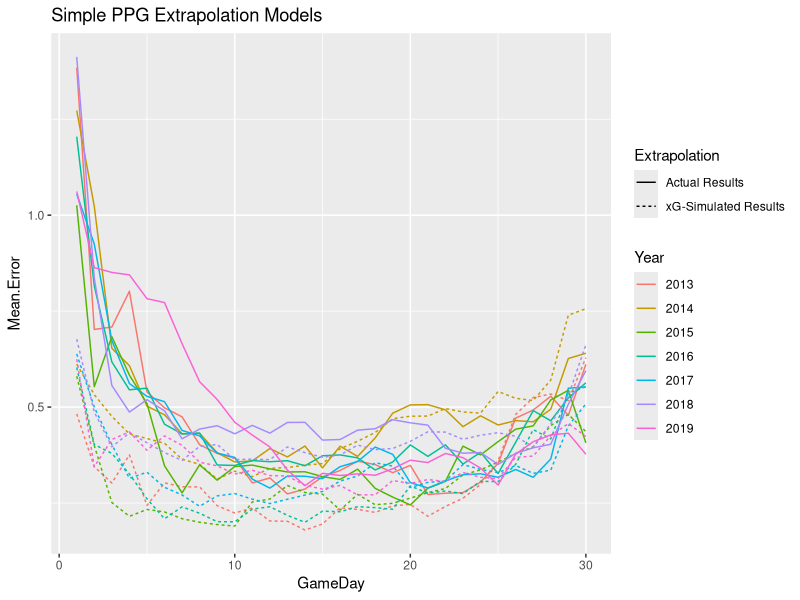
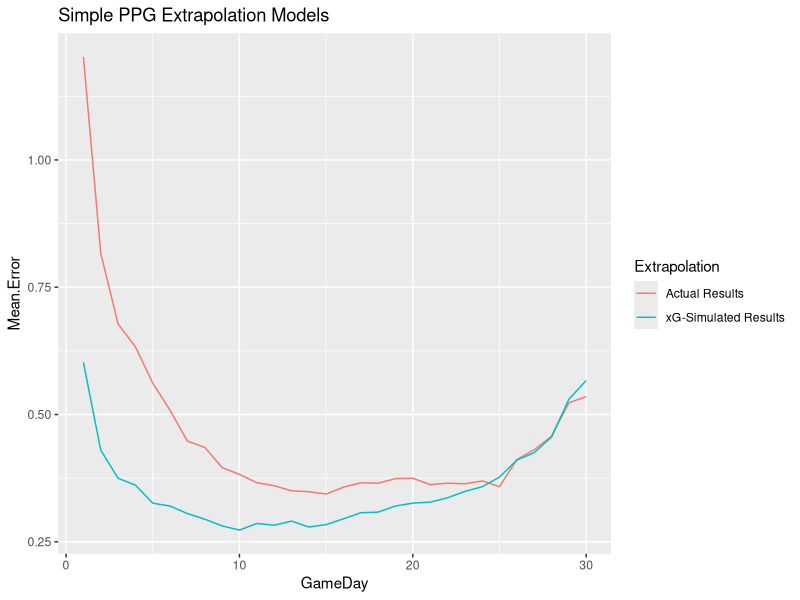
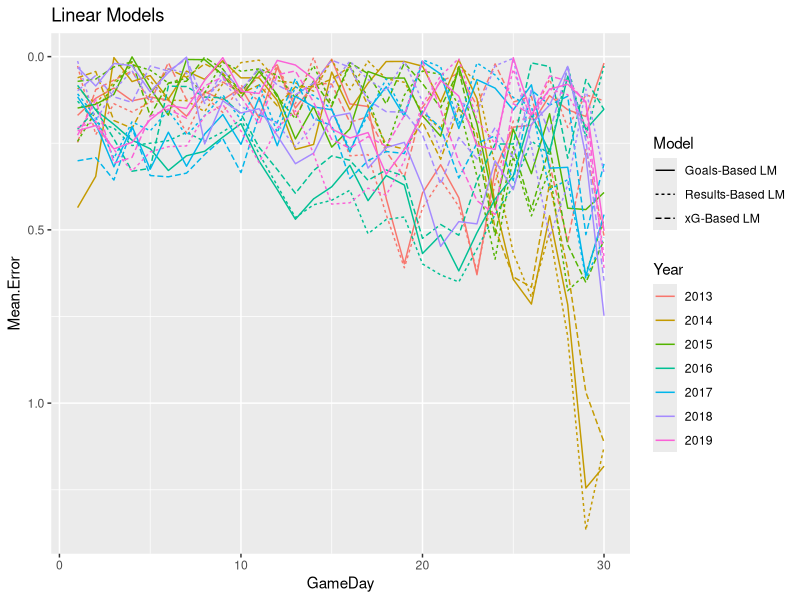
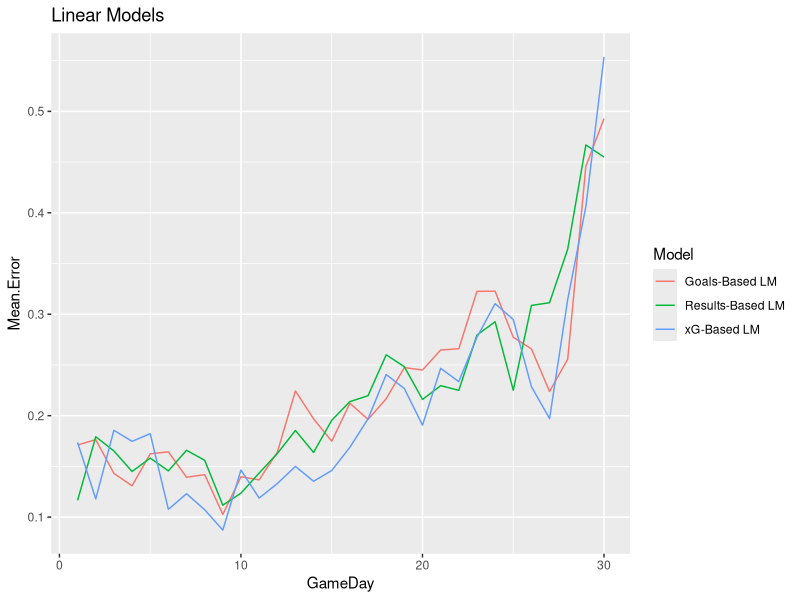

These charts were generated, in order, by the following R code:
library(tidyverse)
library(lubridate)

# from American Soccer Analysis MLS Interactive Tables
# https://app.americansocceranalysis.com/mls/
# "Games", "Regular Season", 2013-2019
game.stats <- read_csv("./xg_data/american_soccer_analysis_mls_xgoals_games_2013_2019.csv")


## Data prep

# clean up names
names(game.stats)
names(game.stats)[4] <- "HxGtTeam"
names(game.stats)[8] <- "AxGtTeam"
names(game.stats)[14] <- "HxPtsExpected"
names(game.stats)[15] <- "AxPtsExpected"
names(game.stats)
# View(game.stats)

# split into separate dataframes for home and away
# to combine both into a single "long-form" dataframe
names(game.stats)
home.stats <- data.frame("Date"=game.stats$Date,
                              "Location"="Home",
                              "Team"=game.stats$Home,
                              "Opponent"=game.stats$Away,
                              "xG"=game.stats$HxGtTeam,
                              "xG.Against"=game.stats$AxGtTeam,
                              "Goals"=game.stats$HG,
                              "Goals.Against"=game.stats$AG,
                              "Points.xG.Simul"=game.stats$HxPtsExpected)
away.stats <- data.frame("Date"=game.stats$Date,
                              "Location"="Away",
                              "Team"=game.stats$Away,
                              "Opponent"=game.stats$Home,
                              "xG"=game.stats$AxGtTeam,
                              "xG.Against"=game.stats$HxGtTeam,
                              "Goals"=game.stats$AG,
                              "Goals.Against"=game.stats$HG,
                              "Points.xG.Simul"=game.stats$AxPtsExpected)

full.stats <- bind_rows(home.stats,away.stats)
dim(home.stats)
dim(away.stats)
dim(full.stats)
head(full.stats)
tail(full.stats)

# calculate actual points earned
full.stats$Points <- 1
full.stats$Points[full.stats$Goals > full.stats$Goals.Against] <- 3
full.stats$Points[full.stats$Goals < full.stats$Goals.Against] <- 0

# sort the season by date, listing Home team first
full.stats <- full.stats %>%
  arrange(
    Date, desc(Location)
  )
# View(full.stats)

# split by year
full.stats$Year <- lubridate::year(full.stats$Date)

# add a game number (e.g. it is Houston's Nth game of the season)
full.stats <- full.stats %>%
  group_by(Team, Year) %>% 
  mutate(Game.Number=row_number()) %>%
  ungroup()
# View(full.stats %>% filter(Team=="FCD"))


## Test predictive performance
# use each game number as a cutoff, measure predictive power of past performance for future
# compare xG-based past performance metrics to actual goals

years <- unique(full.stats$Year)
years

# initialize a dataframe to hold all the results
model.performance.comp <- data.frame("GameDay"=c(),
                                     "Extrapolation"=c(),
                                     "Mean Error"=c(),
                                     "Year"=c())

for (year in years) {
  
  gameday.cutoffs <- 1:30
  
  holdout.mean.error.base.values <- c()
  holdout.mean.error.xg.values <- c()
  
  for (gameday.cutoff in gameday.cutoffs) {
    training.data <- full.stats %>% filter(Game.Number <= gameday.cutoff,
                                           Year == year)
    test.data <- full.stats %>% filter(Game.Number > gameday.cutoff,
                                       Year == year)
    
    # a simple model which assumes points per game continue unchanged for each team
    ppg.before <- training.data %>% group_by(Team) %>% summarise(ppg.before = mean(Points))
    ppg.after <- test.data %>% group_by(Team) %>% summarise(ppg.after = mean(Points))
    ppg.merged <- ppg.before %>% inner_join(ppg.after, by=c("Team"="Team"))
    holdout.mean.error.base <- mean(abs(ppg.merged$ppg.after - ppg.merged$ppg.before))
    holdout.mean.error.base.values <- c(holdout.mean.error.base.values, holdout.mean.error.base)
    
    # a model which assumes points per game based on xG simulation continue
    # unchanged for each team
    ppg.before.xg <- training.data %>% group_by(Team) %>% summarise(ppg.before.simul = mean(Points.xG.Simul))
    ppg.after <- test.data %>% group_by(Team) %>% summarise(ppg.after = mean(Points))
    ppg.merged.xg <- ppg.before.xg %>% inner_join(ppg.after, by=c("Team"="Team"))
    holdout.mean.error.xg <- mean(abs(ppg.merged.xg$ppg.after - ppg.merged.xg$ppg.before.simul))
    holdout.mean.error.xg.values <- c(holdout.mean.error.xg.values, holdout.mean.error.xg)
    
    # a model using a weighted combination of actual and xG-simulated points per game
  }
  
  basic.model.performance <- data.frame(
    "GameDay"=gameday.cutoffs,
    "Extrapolation"="Actual Results",
    "Mean Error"=holdout.mean.error.base.values,
    "Year"=year
  )
  xg.model.performance <- data.frame(
    "GameDay"=gameday.cutoffs,
    "Extrapolation"="xG-Simulated Results",
    "Mean Error"=holdout.mean.error.xg.values,
    "Year"=year
  )
  
  # append both models' results to the comp dataframe
  model.performance.comp <- bind_rows(model.performance.comp,
                                      basic.model.performance,
                                      xg.model.performance)
}

model.performance.comp$Year <- as.factor(model.performance.comp$Year)

# plot Mean Error of extrapolating previous results forward
# using actual results vs. xG-simulated results
ggplot(data=model.performance.comp) + 
  geom_line(mapping=aes(x=GameDay,y=Mean.Error,col=Year,linetype=Extrapolation)) + 
  # scale_y_reverse() + 
  ggtitle("Simple PPG Extrapolation Models")

# plot results aggregated across years
model.performance.comp.year.agg <- model.performance.comp %>%
  group_by(GameDay,Extrapolation) %>% 
  summarise(Mean.Error=mean(Mean.Error))
ggplot(data=model.performance.comp.year.agg) + 
  geom_line(mapping=aes(x=GameDay,y=Mean.Error,col=Extrapolation)) + 
  # scale_y_reverse() + 
  ggtitle("Simple PPG Extrapolation Models")


## build a linear model to predict points per game based on xG, and one based on actual goals
## and a model based on team results
years <- unique(full.stats$Year)
years

# initialize a dataframe to hold all the results
linear.model.performance.comp <- data.frame("GameDay"=c(),
                                     "Model"=c(),
                                     "Mean Error"=c(),
                                     "Year"=c())

for (year in years) {
  
  holdout.lm.goals.mean.error.avg.values <- c()
  holdout.lm.xg.mean.error.avg.values <- c()
  holdout.lm.results.mean.error.avg.values <- c()
  
  gameday.cutoffs <- 1:30
  
  # measure performance of the linear models at each gameday cutoff
  for (gameday.cutoff in gameday.cutoffs) {
    
    # use pre-cutoff data to predict post-cutoff performance on a per-team basis
    predictor.data <- full.stats %>% 
      filter(Game.Number <= gameday.cutoff,
             Year == year) %>%
      group_by(Team) %>%
      summarize(avg.xG=mean(xG),
                avg.xG.Against=mean(xG.Against),
                avg.Goals=mean(Goals),
                avg.Goals.Against=mean(Goals.Against),
                avg.Points.Before=mean(Points))
    label.data <- full.stats %>% 
      filter(Game.Number > gameday.cutoff,
             Year == year) %>%
      group_by(Team) %>%
      summarize(avg.Points.After=mean(Points))
    
    lm.data <- predictor.data %>% inner_join(label.data, by="Team")
    # head(lm.data)
    
    # measure model performance using leave-one-out cross-validation with each team as a holdout
    teams <- unique(lm.data$Team)
    for (holdout.team in teams) {
      holdout.lm.goals.mean.error.crossval.values <- c()
      holdout.lm.xg.mean.error.crossval.values <- c()
      holdout.lm.results.mean.error.crossval.values <- c()
      
      # Note: the training / test split is not totally clean because the "other side" of the holdout 
      # team's results are included in the training data, but that shouldn't cause major problems
      # TODO fix this by removing all games involving the holdout team from training, even their opponent's results
      training.data <- lm.data %>% filter(Team != holdout.team)
      test.data <- lm.data %>% filter(Team == holdout.team)
      
      # goals-based lm
      goals.lm <- lm(data=training.data, avg.Points.After ~ avg.Goals + avg.Goals.Against)
      goals.lm.pred <- predict(goals.lm, newdata = test.data)
      holdout.lm.goals.mean.error.crossval.val <- mean(abs(test.data$avg.Points.After - goals.lm.pred))
      holdout.lm.goals.mean.error.crossval.values <- c(holdout.lm.goals.mean.error.crossval.values, holdout.lm.goals.mean.error.crossval.val)
      
      # xg-based lm
      xg.lm <- lm(data=training.data, avg.Points.After ~ avg.xG + avg.xG.Against)
      xg.lm.pred <- predict(xg.lm, newdata = test.data)
      holdout.lm.xg.mean.error.crossval.val <- mean(abs(test.data$avg.Points.After - xg.lm.pred))
      holdout.lm.xg.mean.error.crossval.values <- c(holdout.lm.xg.mean.error.crossval.values, holdout.lm.xg.mean.error.crossval.val)
      
      # previous results-based lm
      results.lm <- lm(data=training.data, avg.Points.After ~ avg.Points.Before)
      results.lm.pred <- predict(results.lm, newdata = test.data)
      holdout.lm.results.mean.error.crossval.val <- mean(abs(test.data$avg.Points.After - results.lm.pred))
      holdout.lm.results.mean.error.crossval.values <- c(holdout.lm.results.mean.error.crossval.values, holdout.lm.results.mean.error.crossval.val)
      
      # TODO add "kitchen sink" linear model
    }
    
    # aggregate the crossval mean errors for each holdout team into a single value per gameday cutoff
    holdout.lm.goals.mean.error.avg.values <- c(holdout.lm.goals.mean.error.avg.values,
                                                mean(abs(holdout.lm.goals.mean.error.crossval.values)))
    holdout.lm.xg.mean.error.avg.values <- c(holdout.lm.xg.mean.error.avg.values,
                                             mean(abs(holdout.lm.xg.mean.error.crossval.values)))
    holdout.lm.results.mean.error.avg.values <- c(holdout.lm.results.mean.error.avg.values,
                                                  mean(abs(holdout.lm.results.mean.error.crossval.values)))
  }

  goals.lm.performance <- data.frame(
    "GameDay"=gameday.cutoffs,
    "Model"="Goals-Based LM",
    "Mean Error"=holdout.lm.goals.mean.error.avg.values,
    "Year"=year
  )
  xg.lm.performance <- data.frame(
    "GameDay"=gameday.cutoffs,
    "Model"="xG-Based LM",
    "Mean Error"=holdout.lm.xg.mean.error.avg.values,
    "Year"=year
  )
  results.lm.performance <- data.frame(
    "GameDay"=gameday.cutoffs,
    "Model"="Results-Based LM",
    "Mean Error"=holdout.lm.results.mean.error.avg.values,
    "Year"=year
  )
  
  linear.model.performance.comp <- bind_rows(linear.model.performance.comp,
                                             goals.lm.performance,
                                             xg.lm.performance,
                                             results.lm.performance)
}

linear.model.performance.comp$Year <- as.factor(linear.model.performance.comp$Year)

# plot Mean Error of extrapolating previous results forward
# using actual results vs. xG-simulated results
ggplot(data=linear.model.performance.comp) + 
  geom_line(mapping=aes(x=GameDay,y=Mean.Error,col=Year,linetype=Model)) + 
  scale_y_reverse() + 
  ggtitle("Linear Models")

# plot results aggregated across years
linear.model.performance.comp.year.agg <- linear.model.performance.comp %>%
  group_by(GameDay,Model) %>% 
  summarise(Mean.Error=mean(Mean.Error))
ggplot(data=linear.model.performance.comp.year.agg) + 
  geom_line(mapping=aes(x=GameDay,y=Mean.Error,col=Model)) + 
  # scale_y_reverse() + 
  ggtitle("Linear Models")
# TODO does future performance really peak this early (around week 9)?
# probably so, but only because the test dataset is a moving target
# try fixing test evaluation to weeks 18-34 for all models


## TODO does counting a draw as 1.5 points for predicting future results help?
## or using wins and draws as separate predictors?

